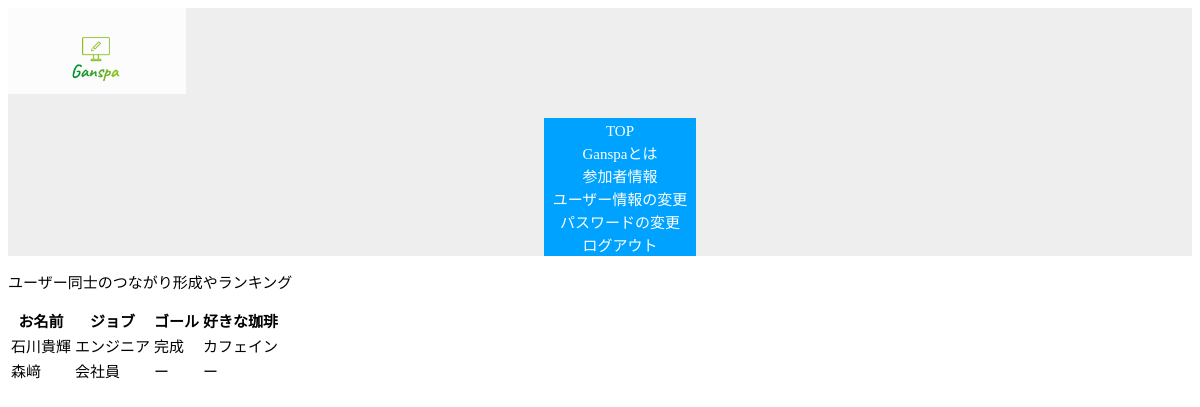
The app's page /Ganspa/users/, older data.
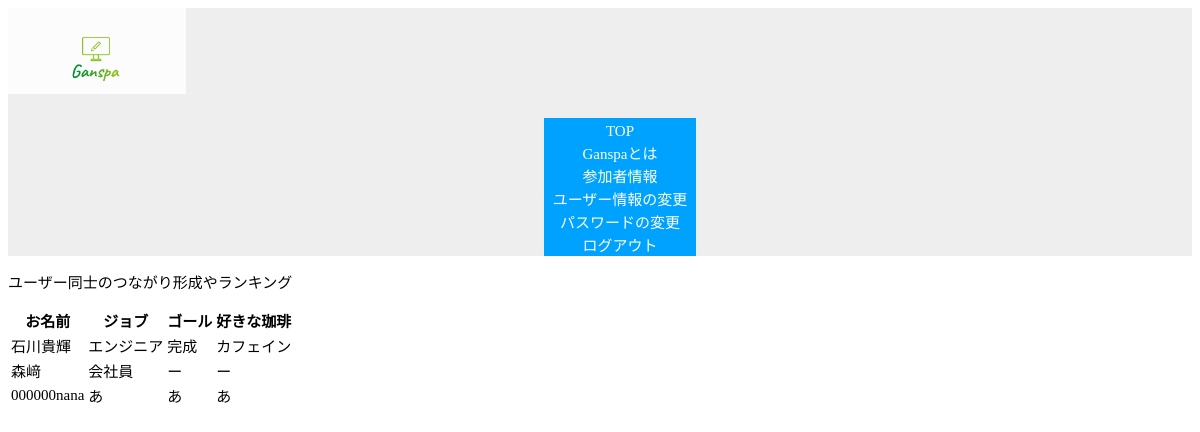
The same page, newer data.
### basefunction/models.py (models this page shows, shortened)
class Account(models.Model):
    user=models.OneToOneField(User,on_delete=models.CASCADE)
    goal=models.CharField(max_length=100)
    coffee=models.BooleanField(max_length=100)
    job=models.CharField(max_length=100)
    fullname=models.CharField(max_length=100)
    coffee_like=models.CharField(max_length=100)
    class Meta:
        verbose_name='ユーザー情報'
        verbose_name_plural='ユーザー情報'

### basefunction/views.py (the view)
# urls.py: path("users/",views.usersView.as_view(),name="users"),
class usersView(ListView):
        template_name = 'basefunction/users.html'
        model=Account
        context_object_name="ganspa_list"

### basefunction/templates/basefunction/users.html (shortened to what this page needs)
<!doctype html>
{% extends "basefunction/base.html" %}
{% load static %}
    {% block css %}
    <link rel="stylesheet" type="text/css" href="{% static 'basefunction/css/users.css' %}"/>
    {% endblock %}
    {% block content %}
    <p>ユーザー同士のつながり形成やランキング</p>
    <table class="table">
        <tr>
            <th>お名前</th>
            <th>ジョブ</th>
            <th>ゴール</th>
            <th>好きな珈琲</th>
        </tr>
    {% for item in ganspa_list %}
        <tr>
            <td>{{item.fullname}}</td>
            <td>{{item.job}}</td>
            <td>{{item.goal}}</td>
            <td>{{item.coffee_like}}</td>
        </tr>
    {% endfor %}
    </table>
    {% endblock %}

### basefunction/templates/basefunction/base.html (shortened to what this page needs)
<!doctype html>
{% load static %}
<html lang="ja">
<head>
    <link rel="stylesheet" type="text/css" href="{% static 'basefunction/css/base.css' %}"/>
    {% block css %}{% endblock %}
</head>
<body>
<div class="header">
    <div class="header-logo">
        <img src="{% static 'basefunction/img/logo2.png' %}" href="" class="btn" alt="Ganspa">
        <div id="header-menu">
        <ul>
            <a href="">
            <div class="guide"><a href="{% url 'Ganspa:top' %}">TOP</a></div>
            <div class="guide"><a href="{% url 'Ganspa:guide' %}">Ganspaとは</a></div>
            <div class="users"><a href="{% url 'Ganspa:users' %}">参加者情報</a></div>
            <div class="user"><a href="{% url 'Ganspa:update' %}">ユーザー情報の変更</a></div>
            <div class="change"><a href="http://localhost:8000/accounts/password_change_form/">パスワードの変更</a></div>
            <div class="logout"><a href="{% url 'logout'%}">ログアウト</a></div>
            </a>
        </ul>
    </div>
    </div>
</div>
{% block content %}{% endblock %}
</body>
</html>

### basefunction/static/basefunction/css/base.css (style rules this page uses)
body { font-family:'Hiragino Kaku Gothic Pro','Meiryo','sans-serif'; font-size: 15px; }
.header { margin: 0 auto; background-color: #eee; }
a { text-decoration:none; color: #333; display:block; }
.header-logo img { width: 15%; height:auto; display:inline-blockl; margin-bottom:5px; vertical-align: left; }
#header-menu ul a { display:block; width:150px; text-align:center; margin:0 auto; color:skyblue; }
#header-menu ul a { background:#00A2FF; border:1px solid #00A2FF; color: #fff; transition:all .15s ease; }

Row changes from the older to the newer data that the page shows:
added Account: fullname "000000nana", job "あ", goal "あ", coffee_like "あ"
